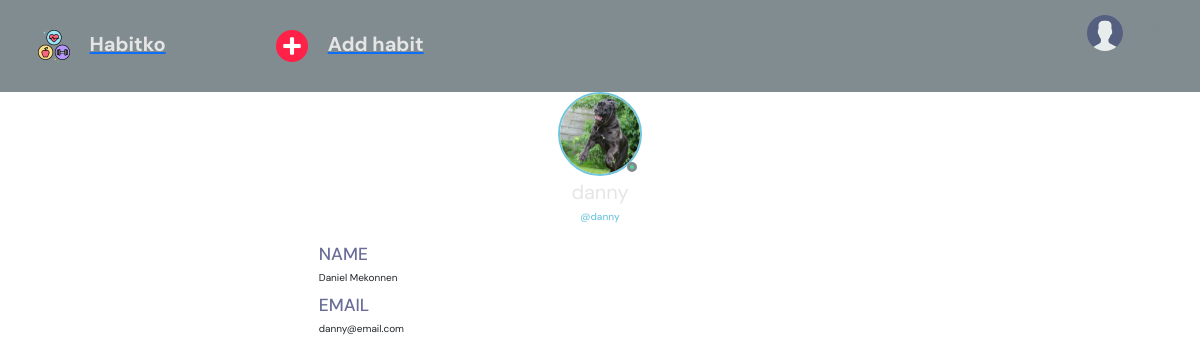
Page /profile/1/ on the committed database.
### base/models.py (models this page shows)
class User(AbstractUser):
    name = models.CharField(max_length=200, null=True)
    email = models.EmailField(unique=True)
    avatar = models.ImageField(null=True, default="avatar.svg")

### base/views.py (the view)
# urls.py: path('profile/<str:pk>/', views.userProfile, name='user-profile'),
def userProfile(request, pk):
    user = User.objects.get(id=pk)
    context = {'user': user}
    return render(request, 'base/profile.html', context)

### base/templates/base/profile.html (shortened to what this page needs)
{% extends 'main.html' %}
{% block content %}
  <main class="profile-page">
    <div class="container">
      <div class="profile">
        <div class="profile__avatar">
          <div class="avatar avatar--large active">
            <img src="{{user.avatar.url}}" />
          </div>
        </div>
        <div class="profile__info">
          <h3>{{user.username}}</h3>
          <p>@{{user.username}}</p>
        </div>
        <div class="profile__about">
          <h3>Name</h3>
          <p>
            {{user.name}}
          </p>
          <h3>Email</h3>
          <p>
            {{user.email}}
          </p>
        </div>
      </div>
    </div>
  </main>
{% endblock content %}

### static/styles/styles.css (style rules this page uses)
:root { --color-main: #71c6dd; --color-main-light: rgb(255, 255, 255); --color-dark: #818c90; --color-dark-medium: #15dbe9; --color-dark-light: #696d97; --color-light: #e5e5e5; --color-gray: #8b8b8b30; --color-light-gray: #c8af0c; --color-bg: #2d2d39; --color-success: #5dd693; --color-error: #fc4b0b; }
* { font-family: "DM Sans", -apple-system, BlinkMacSystemFont, "Segoe UI", Roboto, Oxygen, Ubuntu, Cantarell, "Open Sans", "Helvetica Neue", sans-serif; margin: 0; padding: 0; box-sizing: border-box; text-rendering: optimizeLegibility; font-size: inherit; }
html { font-size: 56.25%; }
@media only screen and (min-width: 1200px) { html { font-size: 62.5%; } }
body { line-height: 1.6; font-weight: 400; font-size: 1.5rem; color: var(--color-light-gray); background-color: var(--color-bg); min-height: 100vh; }
img { width: 100%; }
.container { max-width: 120rem; width: 90%; margin: auto; }
.avatar { position: relative; display: inline-block; border-radius: 50%; border: 2px solid var(--color-main); }
.avatar img { display: block; border-radius: 50%; object-fit: cover; object-position: center; }
.avatar::after { content: ""; display: block; position: absolute; background-color: var(--color-gray); z-index: 111; border-radius: 50%; border: 0.3rem solid var(--color-dark); }
.avatar.active::after { background-color: var(--color-success); }
.avatar.avatar--large img { display: block; width: 8rem; height: 8rem; border-radius: 50%; }
.avatar.avatar--large:after { width: 1rem; height: 1rem; bottom: 2px; right: 3.5px; }
.profile { margin-bottom: 3rem; width: 50%; margin: auto; }
.profile__avatar { text-align: center; }
.profile__info { text-align: center; }
.profile__info h3 { font-size: 2rem; color: var(--color-light); font-weight: 400; }
.profile__info p { color: var(--color-main); font-weight: 500; margin-bottom: 1rem; }
.profile__about { margin-top: 2rem; }
.profile__about h3 { text-transform: uppercase; color: var(--color-dark-light); margin-bottom: 0.5rem; }

### rows in the picture
User: avatar (picture), username "danny", name "Daniel Mekonnen", email "danny@email.com"
